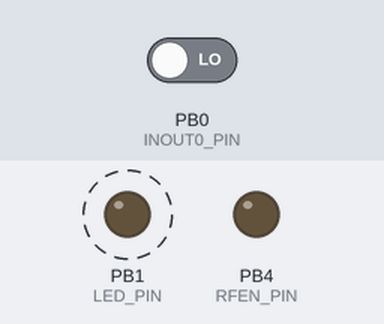
A sketch run on a simulated ATtiny85, built with avr-gcc and run on an emulated ATtiny85. Shown: output pins drawn as LEDs (lit = HIGH). Dashed ring = blinking. The test bench sets the inputs (shaded band); at power-on: PB0 (INOUT0_PIN) LOW.

Above: at 1.2 s.
1.3 s: PB0 (INOUT0_PIN) driven HIGH
Timing chart, 0 to 10.3 s (numbered marks = the images above; inputs shaded):
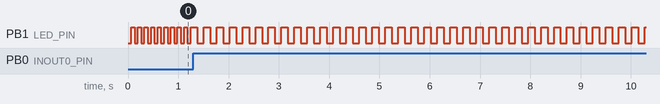

Measured:
- after the input at 1.3 s, PB1 (LED_PIN): alternates HIGH for 0.13 s and LOW for 0.13 s, starting after 0.07 s
- by itself, PB1 (LED_PIN): alternates HIGH for 0.07 s and LOW for 0.07 s

The sketch:

receiver-olaf.ino
```cpp
#include "Arduino.h"

#include <avr/wdt.h>
#include <avr/sleep.h>
#include <avr/interrupt.h>

#define adc_disable() (ADCSRA &= ~(1<<ADEN)) // Disable ADC (before power-off)
#define adc_enable()  (ADCSRA |=  (1<<ADEN)) // Re-enable ADC

#include "RCSwitch.h"

RCSwitch rcSwitch = RCSwitch();
#define RFRX_PIN 	0 	//D2
//#define RFRX_PIN  1 	//D3
// Receiver on interrupt 0 => that is pin #2
// Receiver on interrupt 1 => that is pin #3
//#define RFTX_PIN 4
#define RFEN_PIN 	4

#define INOUT0_PIN	0
#define LED_PIN		1

void setup() {
	//Serial.begin(115200);
	//Serial.println("\nBIGBUTTON");

	pinMode(INOUT0_PIN, INPUT); //_PULLUP);

	for (byte i = 0; i < 6; i++) {
		pinMode(i, INPUT);      // Set all ports as INPUT to save energy
		digitalWrite (i, LOW);  //
	}
	adc_disable();          	// Disable Analog-to-Digital Converter

	goWaiting();

#ifdef RFTX_PIN
	rcSwitch.enableTransmit(RFTX_PIN);
#endif

	wdt_reset();            // Watchdog reset
	wdt_enable(WDTO_250MS);	// Watchdog enable Options: 15MS, 30MS, 60MS, 120MS, 250MS, 500MS, 1S, 2S, 4S, 8S
	//WDTCR |= _BV(WDIE);     // Interrupts watchdog enable
	//sei();                  // Enable interrupts
	//set_sleep_mode(SLEEP_MODE_PWR_DOWN); // Sleep Mode: max
}

bool blink;
unsigned long blinkMillis;

#define WAITING 	0
#define WORKING		1
#define	SLEEPING	2
int state;
unsigned long waitingMillis;
unsigned long workingMillis;

void goWorking() {
	rcSwitch.disableReceive();
#ifdef RFEN_PIN
	//pinMode(RFEN_PIN, OUTPUT);
	//digitalWrite(RFEN_PIN, false);
#endif

	workingMillis = millis();
	pinMode(LED_PIN, OUTPUT);
	state = WORKING;
}

void goWaiting() {
	rcSwitch.enableReceive(RFRX_PIN);
#ifdef RFEN_PIN
	pinMode(RFEN_PIN, OUTPUT);
	digitalWrite(RFEN_PIN, false);
#endif

	waitingMillis = millis();
	pinMode(LED_PIN, OUTPUT);
	state = WAITING;
}

void goSleeping() {
	rcSwitch.disableReceive();
#ifdef RFEN_PIN
	//pinMode(RFEN_PIN, INPUT);

	pinMode(RFEN_PIN, OUTPUT);
	digitalWrite(RFEN_PIN, true);
#endif

	wdt_enable(WDTO_250MS);	// Watchdog enable Options: 15MS, 30MS, 60MS, 120MS, 250MS, 500MS, 1S, 2S, 4S, 8S
	//WDTCR |= _BV(WDIE);     // Interrupts watchdog enable
	WDTCR = _BV(WDIE);      // Interrupts watchdog enable
	sei();                  // Enable interrupts
	set_sleep_mode(SLEEP_MODE_PWR_DOWN);
	pinMode(LED_PIN, INPUT);
	pinMode(INOUT0_PIN, INPUT);
	state = SLEEPING;
}

void loop() {
	wdt_reset();

	if(millis() - blinkMillis > (state + 1) * 64) {
		blinkMillis = millis();
		blink = !blink;
		digitalWrite(LED_PIN, blink);
	}

	if(state == SLEEPING) {
		pinMode(INOUT0_PIN, INPUT);
		if(digitalRead(INOUT0_PIN)) {
			goWorking();
		}
		else {
			sleep_enable();
			sleep_cpu();
		}
	}

	if(state == WORKING) {
		if(millis() - workingMillis > 6000) {
			goWaiting();
		}

		pinMode(INOUT0_PIN, INPUT);
		if(digitalRead(INOUT0_PIN)) {
			workingMillis = millis();
		}
	}

	if(state == WAITING) {
		pinMode(INOUT0_PIN, INPUT);
		if(digitalRead(INOUT0_PIN)) {
			goWorking();
		}

		if(millis() - waitingMillis > 24000) {
			goSleeping();
		}

		if (rcSwitch.available()) {
			unsigned long code = rcSwitch.getReceivedValue();
			//if(code == 2664495L) {
			if(code == 43055) {
				//1 on
				goWorking();

				pinMode(LED_PIN, OUTPUT);
				pinMode(INOUT0_PIN, OUTPUT);
				digitalWrite(LED_PIN, false);
				digitalWrite(INOUT0_PIN, true);

				for(unsigned int i = 0; i < 512; i++) {
					for(unsigned int j = 0; j < 512; j++) {
						wdt_reset();
					}
				}

				digitalWrite(LED_PIN, true);
				digitalWrite(INOUT0_PIN, false);
				//pinMode(LED_PIN, INPUT);
				pinMode(INOUT0_PIN, INPUT);
			}
			//if(code == 2664494L) {
			if(code == 43054) {
				//1 off
			}
			if(code == 2664493L) {
				//2 on
			}
			if(code == 2664492L) {
				//2 off
			}
			//Serial.print(rcSwitch.getReceivedValue());
			//Serial.print('\t');
			//Serial.print(rcSwitch.getReceivedBitlength());
			//Serial.print('\t');
			//Serial.print(rcSwitch.getReceivedDelay());
			//Serial.print('\t');
			//unsigned int* p = rcSwitch.getReceivedRawdata();
			//for(int i = 0; i < RCSWITCH_MAX_CHANGES; i++)
			//	Serial.print(*(p + i));
			//Serial.print('\t');
			//Serial.print(rcSwitch.getReceivedProtocol());
			//Serial.println();
			rcSwitch.resetAvailable();
		}
	}
}

ISR (WDT_vect) {
	//WDTCR |= _BV(WDIE);
	WDTCR = _BV(WDIE);
}
```
